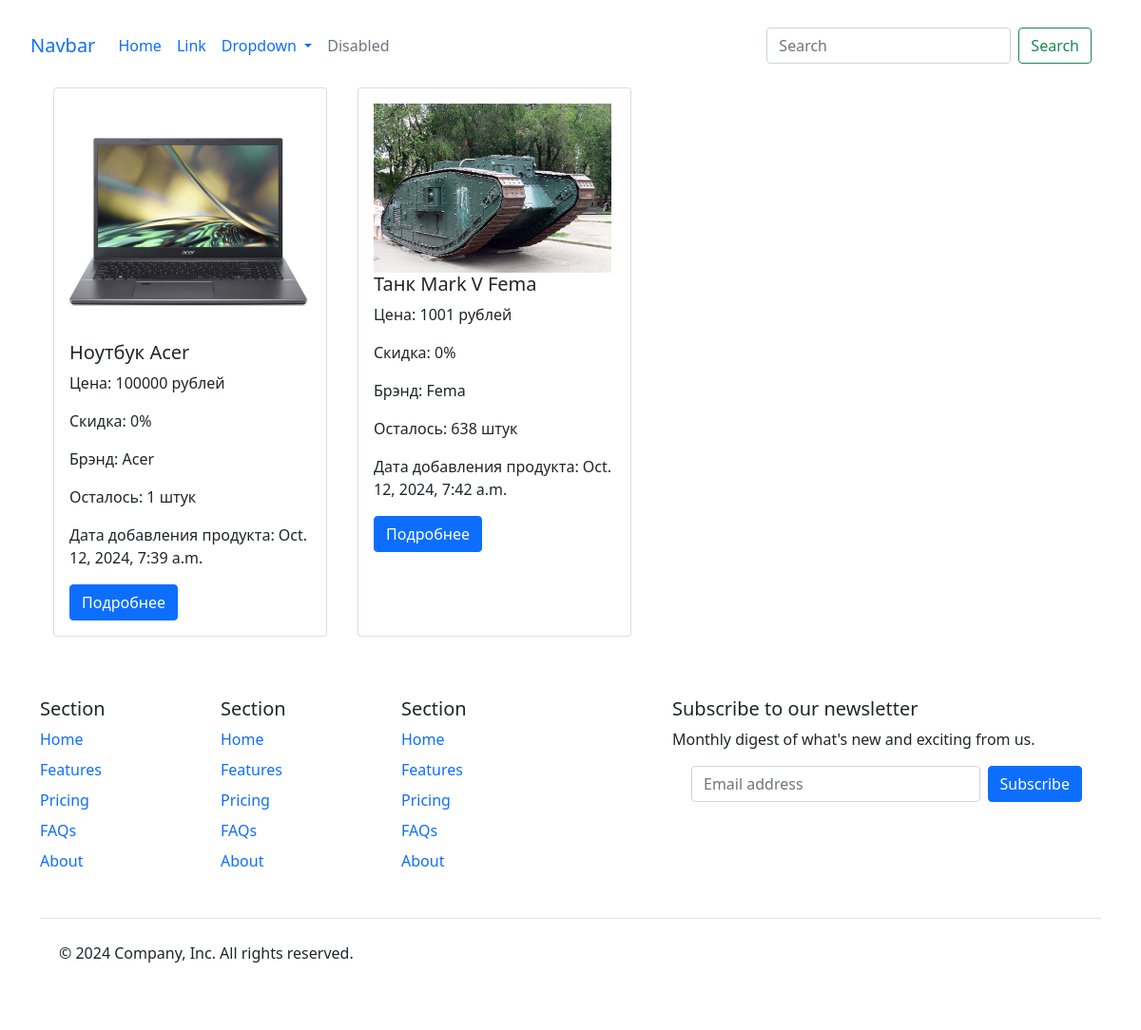
Before: / with the older database file.
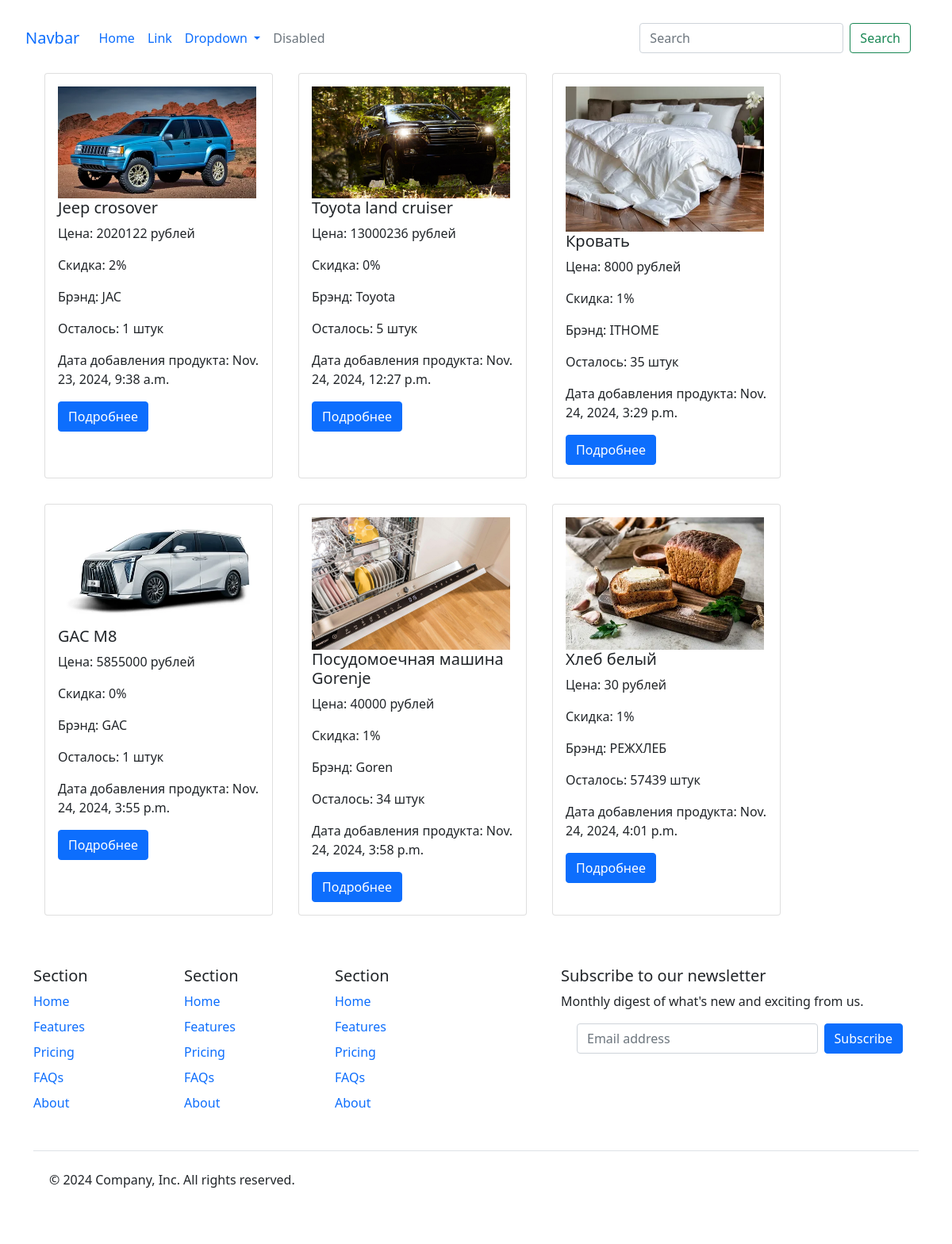
After: the same page with the newer database file.
### shop/models.py (models this page shows)
class Product(models.Model):
    title = models.CharField(max_length=56)
    price = models.PositiveIntegerField()
    description = models.TextField()
    when_added = models.DateTimeField(auto_now_add=True)
    img = models.ImageField(upload_to='images/products/')
    discount = models.PositiveSmallIntegerField()
    stock = models.PositiveIntegerField()
    rating = models.PositiveIntegerField()
    brand = models.CharField(max_length=32)

### shop/views.py (the view)
# urls.py: path('', catalog),
def catalog(request):
    products = Product.objects.all()
    return render(request, 'shop/catalog.html', {'products':products})

### shop/templates/shop/catalog.html (shortened to what this page needs)
{%extends 'core/base.html'%}
{%block main%}
{% load static %}
<div class="d-flex flex-wrap">
   {%for product in products%}
<div class="card m-3" style="width: 18rem; ">
    <div class="card-body">
        <img class="img__card" src="{{product.img.url}}" alt="">
        <h5 class="card-title">{{product.title}}</h5>
        <p class="">Цена:  {{product.price}} рублей</p>
        <p class="">Скидка: {{product.discount}}%</p>
        <p class="class">Брэнд: {{product.brand}}</p>
        <p class="class">Осталось: {{product.stock}} штук</p>
        <p class="class">Дата добавления продукта: {{product.when_added}}</p>
      <a href="{%url 'product' product_id=product.id%}" class="btn btn-primary">Подробнее</a>
    </div>
  </div>
    {%endfor%}
  </div>
{%endblock%}

### core/templates/core/base.html (shortened to what this page needs)
{%load static%}
<!DOCTYPE html>
<html lang="en">
<head>
    <link href="https://cdn.jsdelivr.net/npm/bootstrap@5.0.2/dist/css/bootstrap.min.css" rel="stylesheet">
    <link type="text/css" rel="stylesheet" href="{% static 'shop/css/style.css' %}">
</head>
<body>
    {%include 'core/includes/header.html'%}
    {%block main%} {%endblock%}
    {%include 'core/includes/footer.html'%}
</body>
</html>

### core/templates/core/includes/header.html (shortened to what this page needs)
<link href="https://cdn.jsdelivr.net/npm/bootstrap@5.0.2/dist/css/bootstrap.min.css" rel="stylesheet">
<nav class="navbar navbar-expand-lg bg-body-tertiary">
    <div class="container-fluid">
      <a class="navbar-brand" href="#">Navbar</a>
      <div class="collapse navbar-collapse" id="navbarSupportedContent">
        <ul class="navbar-nav me-auto mb-2 mb-lg-0">
          <li class="nav-item">
            <a class="nav-link active" aria-current="page" href="#">Home</a>
          </li>
          <li class="nav-item">
            <a class="nav-link" href="#">Link</a>
          </li>
          <li class="nav-item dropdown">
            <a class="nav-link dropdown-toggle" href="#" role="button" data-bs-toggle="dropdown" aria-expanded="false">
              Dropdown
            </a>
          </li>
          <li class="nav-item">
            <a class="nav-link disabled" aria-disabled="true">Disabled</a>
          </li>
        </ul>
        <form class="d-flex" role="search">
          <input class="form-control me-2" type="search" placeholder="Search" aria-label="Search">
          <button class="btn btn-outline-success" type="submit">Search</button>
        </form>
      </div>
    </div>
  </nav>

### core/templates/core/includes/footer.html (shortened to what this page needs)
<div class="container">
    <footer class="py-5">
      <div class="row">
        <div class="col-6 col-md-2 mb-3">
          <h5>Section</h5>
          <ul class="nav flex-column">
            <li class="nav-item mb-2"><a href="#" class="nav-link p-0 text-body-secondary">Home</a></li>
            <li class="nav-item mb-2"><a href="#" class="nav-link p-0 text-body-secondary">Features</a></li>
            <li class="nav-item mb-2"><a href="#" class="nav-link p-0 text-body-secondary">Pricing</a></li>
            <li class="nav-item mb-2"><a href="#" class="nav-link p-0 text-body-secondary">FAQs</a></li>
            <li class="nav-item mb-2"><a href="#" class="nav-link p-0 text-body-secondary">About</a></li>
          </ul>
        </div>
        <div class="col-6 col-md-2 mb-3">
          <h5>Section</h5>
          <ul class="nav flex-column">
            <li class="nav-item mb-2"><a href="#" class="nav-link p-0 text-body-secondary">Home</a></li>
            <li class="nav-item mb-2"><a href="#" class="nav-link p-0 text-body-secondary">Features</a></li>
            <li class="nav-item mb-2"><a href="#" class="nav-link p-0 text-body-secondary">Pricing</a></li>
            <li class="nav-item mb-2"><a href="#" class="nav-link p-0 text-body-secondary">FAQs</a></li>
            <li class="nav-item mb-2"><a href="#" class="nav-link p-0 text-body-secondary">About</a></li>
          </ul>
        </div>
        <div class="col-6 col-md-2 mb-3">
          <h5>Section</h5>
          <ul class="nav flex-column">
            <li class="nav-item mb-2"><a href="#" class="nav-link p-0 text-body-secondary">Home</a></li>
            <li class="nav-item mb-2"><a href="#" class="nav-link p-0 text-body-secondary">Features</a></li>
            <li class="nav-item mb-2"><a href="#" class="nav-link p-0 text-body-secondary">Pricing</a></li>
            <li class="nav-item mb-2"><a href="#" class="nav-link p-0 text-body-secondary">FAQs</a></li>
            <li class="nav-item mb-2"><a href="#" class="nav-link p-0 text-body-secondary">About</a></li>
          </ul>
        </div>
        <div class="col-md-5 offset-md-1 mb-3">
          <form>
            <h5>Subscribe to our newsletter</h5>
            <p>Monthly digest of what's new and exciting from us.</p>
            <div class="d-flex flex-column flex-sm-row w-100 gap-2">
              <input id="newsletter1" type="text" class="form-control" placeholder="Email address">
              <button class="btn btn-primary" type="button">Subscribe</button>
            </div>
          </form>
        </div>
      </div>
      <div class="d-flex flex-column flex-sm-row justify-content-between py-4 my-4 border-top">
        <p>© 2024 Company, Inc. All rights reserved.</p>
        <ul class="list-unstyled d-flex">
          <li class="ms-3"><a class="link-body-emphasis" href="#"><svg class="bi" width="24" height="24"><use xlink:href="#twitter"></use></svg></a></li>
          <li class="ms-3"><a class="link-body-emphasis" href="#"><svg class="bi" width="24" height="24"><use xlink:href="#instagram"></use></svg></a></li>
          <li class="ms-3"><a class="link-body-emphasis" href="#"><svg class="bi" width="24" height="24"><use xlink:href="#facebook"></use></svg></a></li>
        </ul>
      </div>
    </footer>
  </div>

### shop/static/shop/css/style.css (style rules this page uses)
.img__card { height: auto; width: 250px; }
.card { margin-top: 20px; }
body { padding-top: 20px; padding-left: 20px; padding-right: 20px; }
.d-flex { padding-right: 20px; padding-left: 20px; }

Changed rows visible on the page:
removed Product: img (picture), title "Ноутбук Acer", price "100000", discount "0", brand "Acer", stock "1", when_added "Oct. 12, 2024, 7:39 a.m."
removed Product: img (picture), title "Танк Mark V Fema", price "1001", discount "0", brand "Fema", stock "638", when_added "Oct. 12, 2024, 7:42 a.m."
added Product: img (picture), title "Jeep crosover", price "2020122", discount "2", brand "JAC", stock "1", when_added "Nov. 23, 2024, 9:38 a.m."
added Product: img (picture), title "Toyota land cruiser", price "13000236", discount "0", brand "Toyota", stock "5", when_added "Nov. 24, 2024, 12:27 p.m."
added Product: img (picture), title "Кровать", price "8000", discount "1", brand "ITHOME", stock "35", when_added "Nov. 24, 2024, 3:29 p.m."
added Product: img (picture), title "GAC M8", price "5855000", discount "0", brand "GAC", stock "1", when_added "Nov. 24, 2024, 3:55 p.m."
added Product: img (picture), title "Посудомоечная машина Gorenje", price "40000", discount "1", brand "Goren", stock "34", when_added "Nov. 24, 2024, 3:58 p.m."
added Product: img (picture), title "Хлеб белый", price "30", discount "1", brand "РЕЖХЛЕБ", stock "57439", when_added "Nov. 24, 2024, 4:01 p.m."
